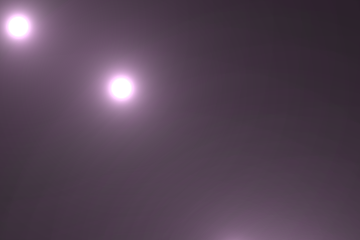
Frame 1 (no input)
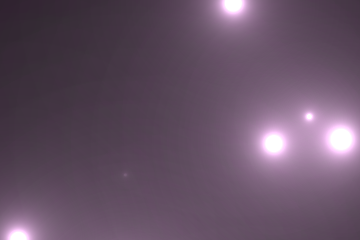
Frame 60 (the mouse pressed at the canvas centre just before this capture)
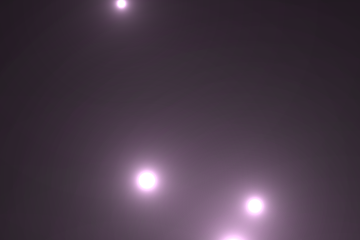
Frame 120 (the mouse held since frame 60 and released just before this capture)

The Processing sketch that drew these frames (run headless with seeded random() and noise(); from frame 60 on, the mouse is pressed at the canvas centre):

// Processing sketch: processing_127706
// ── processing_127706.pde

ArrayList<Bullet> bullets;

void setup() {
  size(360, 240);
  bullets = new ArrayList<Bullet>();
  for(int i=0;i<10;i++){
    bullets.add(new Bullet(random(width),random(1000)));
  }
  frameRate(30);
}
 
void draw() {
  background(0);
 
 for(int i=0;i<bullets.size();i++){
   bullets.get(i).update();
 }
 
 //render bullets
  loadPixels();
  for(int i = 0; i < bullets.size(); i++){
    for (int y = 0; y < height; y++) {
      for (int x = 0; x < width; x++) {
        int pixelIndex = x + y * width;
 
        float dx = bullets.get(i).x - x;
        float dy = bullets.get(i).y - y;
        float distance = max(sqrt(dx * dx + dy * dy), 1);
                
        int r = pixels[pixelIndex] >> 16 & 0xFF;
        int g = pixels[pixelIndex] >> 8 & 0xFF;
        int b = pixels[pixelIndex] & 0xFF;
        
        r += (255 * bullets.get(i).lightPower) / distance;
        g += (205 * bullets.get(i).lightPower) / distance;
        b += (255 * bullets.get(i).lightPower) / distance;
 
        pixels[pixelIndex] = color(r, g, b);
      }
    }
  }
  updatePixels();
}

class Bullet{
  float x,y;
  float lightPower;
  float powerPhase = random(360);
  float speed = random(-5,-2);
  Bullet(float xx,float yy){
    x = xx;
    y = yy;
  }
  
  void update(){
    y+= y>0 ? speed : 500;
    lightPower = sin(radians(frameCount+powerPhase))*5+5;
  }
}
